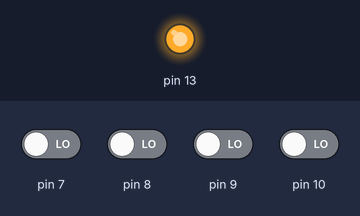
Recording of a sketch running on a simulated Arduino Uno, built with avr-gcc and run on an emulated ATmega328P. On the bench: output pins drawn as LEDs (lit = HIGH). Inputs (shaded band) come from the test bench; at power-on: pin 7–10 LOW.

Above: at 1.2 s.
1.3 s: pin 10 driven HIGH
At 2.5 s:
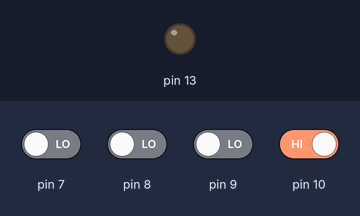
2.8 s: pin 10 driven LOW
At 3.7 s:
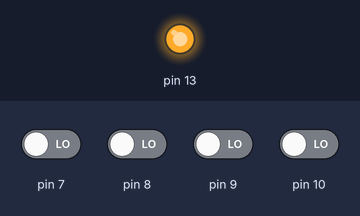
Timing chart, 0 to 5.8 s (numbered marks = the images above; inputs shaded):
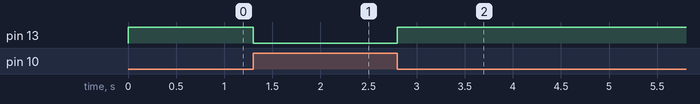

Measured:
- after the input at 1.3 s, pin 13: HIGH → LOW at once
- after the input at 2.8 s, pin 13: LOW → HIGH at once

The sketch:

circuitocombc.ino
```cpp
//Autor:Dario Jorge Iglesias
boolean A,B,C,D,Z1,Z2,Z3,Z4,ZT;
void setup() {
 pinMode(7,INPUT);   //A
 pinMode(8,INPUT);   //B
 pinMode(9,INPUT);   //C
 pinMode(10,INPUT);  //D
 pinMode(13,OUTPUT);}//ZT
void loop() {
 A=digitalRead(7);
 B=digitalRead(8);
 C=digitalRead(9);
 D=digitalRead(10);
 Z1=!(!C&A); Z2=Z1|B;
 Z3=(Z2^D);  Z4=Z3&A;
 ZT=!(Z4|D);
 digitalWrite(13,ZT);}
```
